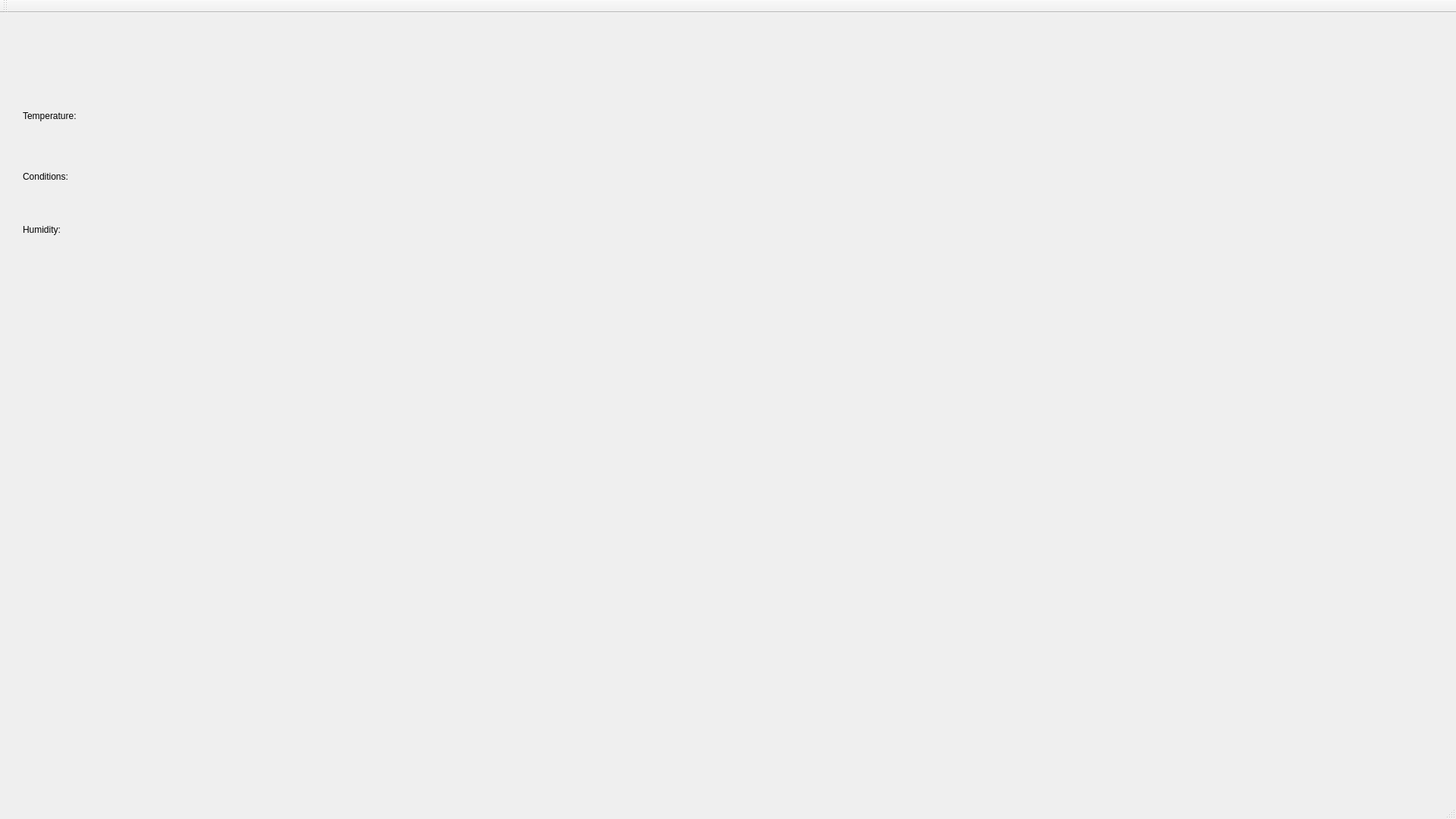
<?xml version="1.0" encoding="UTF-8"?>
<ui version="4.0">
 <class>MainWindow</class>
 <widget class="QMainWindow" name="MainWindow">
  <property name="geometry">
   <rect>
    <x>0</x>
    <y>0</y>
    <width>1920</width>
    <height>1080</height>
   </rect>
  </property>
  <property name="windowTitle">
   <string>MainWindow</string>
  </property>
  <widget class="QWidget" name="centralWidget">
   <widget class="QLabel" name="temp">
    <property name="geometry">
     <rect>
      <x>260</x>
      <y>110</y>
      <width>411</width>
      <height>51</height>
     </rect>
    </property>
    <property name="text">
     <string/>
    </property>
   </widget>
   <widget class="QLabel" name="label_2">
    <property name="geometry">
     <rect>
      <x>30</x>
      <y>110</y>
      <width>281</width>
      <height>51</height>
     </rect>
    </property>
    <property name="text">
     <string>Temperature:</string>
    </property>
   </widget>
   <widget class="QLabel" name="label_3">
    <property name="geometry">
     <rect>
      <x>30</x>
      <y>190</y>
      <width>281</width>
      <height>51</height>
     </rect>
    </property>
    <property name="text">
     <string>Conditions:</string>
    </property>
   </widget>
   <widget class="QLabel" name="cond">
    <property name="geometry">
     <rect>
      <x>260</x>
      <y>190</y>
      <width>411</width>
      <height>51</height>
     </rect>
    </property>
    <property name="text">
     <string/>
    </property>
   </widget>
   <widget class="QLabel" name="label_4">
    <property name="geometry">
     <rect>
      <x>30</x>
      <y>260</y>
      <width>281</width>
      <height>51</height>
     </rect>
    </property>
    <property name="text">
     <string>Humidity:</string>
    </property>
   </widget>
   <widget class="QLabel" name="humi">
    <property name="geometry">
     <rect>
      <x>260</x>
      <y>260</y>
      <width>411</width>
      <height>51</height>
     </rect>
    </property>
    <property name="text">
     <string/>
    </property>
   </widget>
  </widget>
  <widget class="QMenuBar" name="menuBar">
   <property name="geometry">
    <rect>
     <x>0</x>
     <y>0</y>
     <width>1920</width>
     <height>19</height>
    </rect>
   </property>
  </widget>
  <widget class="QToolBar" name="mainToolBar">
   <attribute name="toolBarArea">
    <enum>TopToolBarArea</enum>
   </attribute>
   <attribute name="toolBarBreak">
    <bool>false</bool>
   </attribute>
  </widget>
  <widget class="QStatusBar" name="statusBar"/>
 </widget>
 <layoutdefault spacing="6" margin="11"/>
 <resources/>
 <connections/>
</ui>
